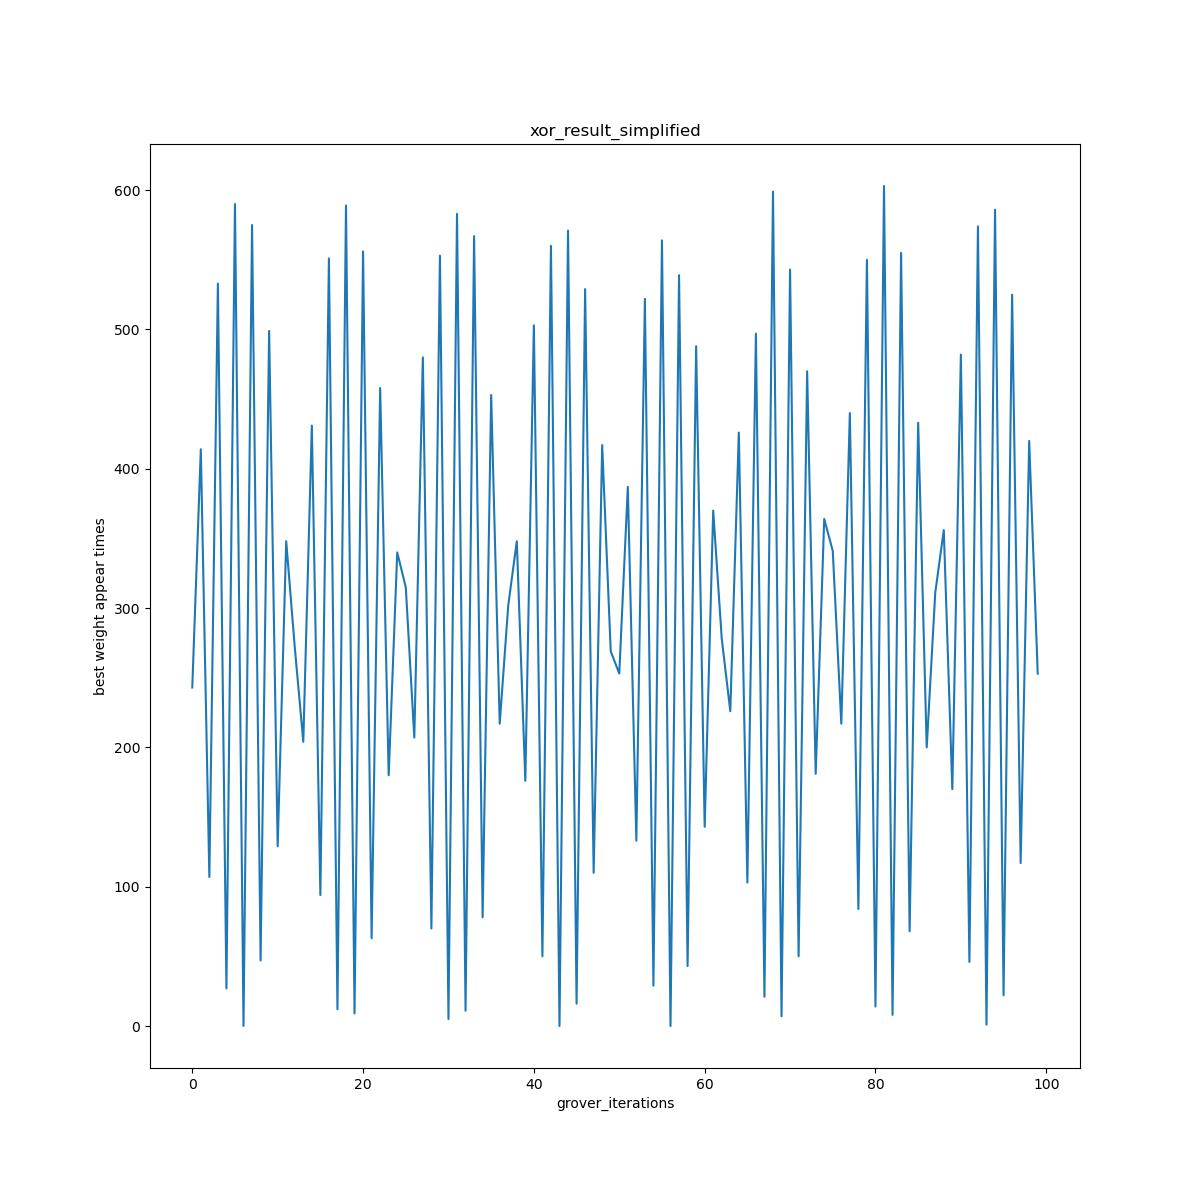

Reproduce this figure in Python.
from importlib.resources import read_binary
import matplotlib.pyplot as plt
import numpy as np
from qiskit import IBMQ, Aer, assemble, transpile
from qiskit import QuantumCircuit, ClassicalRegister, QuantumRegister
from qiskit.providers.ibmq import least_busy
from qiskit.visualization import plot_histogram
from tqdm import tqdm
def verification():
    weight = [[0, 0], [0, 1], [1, 0], [1, 1]]
    data = [[0, 0, 0],[0, 1, 1],[1, 0, 1], [1, 1, 0]]
    accuracy = []
    for w in weight:
        acc = 0
        for d in data:
            model_output = (w[0] * d[0]) ^ (w[1] * d[1])
            if model_output == d[2]:
                acc += 1
        accuracy.append(acc / 4.0)
    print(accuracy)
verification()
record = []
runs = 100
for p in tqdm(range(runs)):
    n = 10
    m = 10
    qc = QuantumCircuit(n, m)
    weights = [0, 1]
    features = [[2, 3], [6, 7]]
    labels = [4, 8]
    readout = [5, 9]

    for q in weights:
        qc.h(q)
    qc.barrier()

    for q in features[0]:
        qc.h(q)
    qc.barrier()
    qc.x(labels[0])
    qc.ccx(features[0][0], features[0][1], labels[0])
    qc.x(features[0][0])
    qc.x(features[0][1])
    qc.ccx(features[0][0], features[0][1], labels[0])
    qc.x(features[0][0])
    qc.x(features[0][1])
    qc.barrier()

    for q in features[1]:
        qc.h(q)
    qc.barrier()
    qc.x(labels[1])
    qc.ccx(features[1][0], features[1][1], labels[1])
    qc.x(features[1][0])
    qc.x(features[1][1])
    qc.ccx(features[1][0], features[1][1], labels[1])
    qc.x(features[1][0])
    qc.x(features[1][1])
    qc.barrier()


    for _ in range(p):
                """
                oracle
                """
                qc.ccx(weights[0], features[0][0], readout[0])
                qc.ccx(weights[1], features[0][1], readout[0])
                qc.barrier()
                qc.ccx(weights[0], features[1][0], readout[1])
                qc.ccx(weights[1], features[1][1], readout[1])
                qc.barrier()

                qc.cx(labels[0], readout[0])
                qc.cx(labels[1], readout[1])

                qc.barrier()
                qc.x(readout[0])
                qc.x(readout[1])
                qc.h(labels[0])
                qc.mct([readout[0], readout[1]], labels[0])
                qc.h(labels[0])
                qc.x(readout[1])
                qc.x(readout[0])
                qc.barrier()

                qc.barrier()
                qc.x(readout[0])
                qc.x(readout[1])
                qc.x(labels[0])
                qc.h(labels[0])
                qc.mct([readout[0], readout[1]], labels[0])
                qc.h(labels[0])
                qc.x(labels[0])
                qc.x(readout[1])
                qc.x(readout[0])
                qc.barrier()

                qc.cx(labels[1], readout[1])
                qc.cx(labels[0], readout[0])
                

                qc.ccx(weights[1], features[1][1], readout[1])
                qc.ccx(weights[0], features[1][0], readout[1])
                qc.barrier()
                qc.ccx(weights[1], features[0][1], readout[0])
                qc.ccx(weights[0], features[0][0], readout[0])
                qc.barrier()
                """
                diffusion
                """
                qc.barrier()
                qc.x(features[1][1])
                qc.x(features[1][0])
                qc.ccx(features[1][0], features[1][1], labels[1])
                qc.x(features[1][1])
                qc.x(features[1][0])
                qc.ccx(features[1][0], features[1][1], labels[1])
                qc.x(labels[1])
                qc.barrier()
                for q in features[1]:
                    qc.h(q)
                qc.barrier()
                qc.x(features[0][1])
                qc.x(features[0][0])
                qc.ccx(features[0][0], features[0][1], labels[0])
                qc.x(features[0][1])
                qc.x(features[0][0])
                qc.ccx(features[0][0], features[0][1], labels[0])
                qc.x(labels[0])
                qc.barrier()
                for q in features[0]:
                    qc.h(q)
                for q in weights:
                    qc.h(q)
                qc.barrier()



                qc.barrier()
                for q in [0, 1, 2, 3, 4, 6, 7, 8]:   
                    qc.x(q)
                qc.barrier()
                qc.h(weights[0])
                qc.mct([1, 2, 3, 4, 6, 7, 8], 0)
                qc.h(weights[0])
                qc.barrier()
                for q in [0, 1, 2, 3, 4, 6, 7, 8]:
                    qc.x(q)
                qc.barrier()


                for q in weights:
                    qc.h(q)
                qc.barrier()

                for q in features[0]:
                    qc.h(q)
                qc.barrier()
                qc.x(labels[0])
                qc.ccx(features[0][0], features[0][1], labels[0])
                qc.x(features[0][0])
                qc.x(features[0][1])
                qc.ccx(features[0][0], features[0][1], labels[0])
                qc.x(features[0][0])
                qc.x(features[0][1])
                qc.barrier()

                for q in features[1]:
                    qc.h(q)
                qc.barrier()
                qc.x(labels[1])
                qc.ccx(features[1][0], features[1][1], labels[1])
                qc.x(features[1][0])
                qc.x(features[1][1])
                qc.ccx(features[1][0], features[1][1], labels[1])
                qc.x(features[1][0])
                qc.x(features[1][1])
                qc.barrier()

                
    if p == 6:
        mpl = qc.draw(output='mpl')
        mpl.savefig('qc_xor_simplified.jpg'.format(p))
    qc.measure([weights[0], weights[1]], [weights[0], weights[1]])

    aer_sim = Aer.get_backend('aer_simulator')
    aer_sim.set_options(device='GPU')
    transpiled_qc = transpile(qc, aer_sim)
    qobj = assemble(transpiled_qc)
    results = aer_sim.run(qobj).result()
    counts = results.get_counts()
    if '0000000011' not in counts.keys():
         counts['0000000011'] = 0
    record.append(counts['0000000011'])

plt.figure(figsize=(12, 12))  
plt.plot(record)  
plt.ylabel('best weight appear times') 
plt.xlabel('grover_iterations') 
plt.title("xor_result_simplified")
plt.savefig('xor_simplified.jpg')
index = []
for i in range(len(record)):
    if record[i] >= 280:
            index.append(i)   
record.sort(reverse=True)
print(record)
print(index)

    